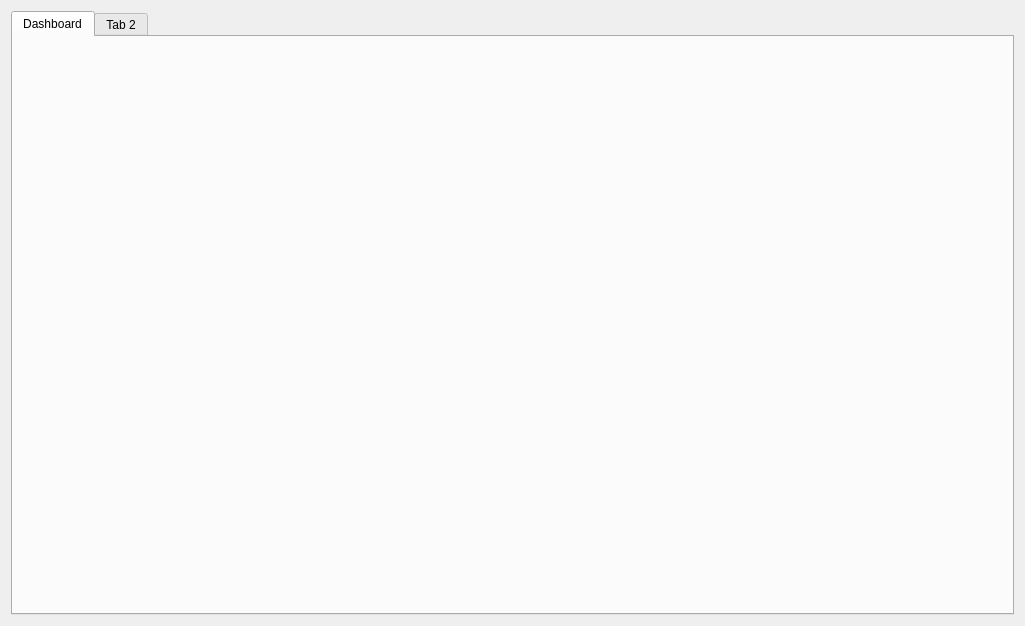
<?xml version="1.0" encoding="UTF-8"?>
<ui version="4.0">
 <class>mainApp</class>
 <widget class="QDialog" name="mainApp">
  <property name="geometry">
   <rect>
    <x>0</x>
    <y>0</y>
    <width>1025</width>
    <height>626</height>
   </rect>
  </property>
  <property name="sizePolicy">
   <sizepolicy hsizetype="Fixed" vsizetype="Fixed">
    <horstretch>0</horstretch>
    <verstretch>0</verstretch>
   </sizepolicy>
  </property>
  <property name="minimumSize">
   <size>
    <width>1025</width>
    <height>626</height>
   </size>
  </property>
  <property name="windowTitle">
   <string>IORA Chat Live</string>
  </property>
  <layout class="QVBoxLayout" name="verticalLayout">
   <item>
    <widget class="QTabWidget" name="tabWidget_main">
     <property name="layoutDirection">
      <enum>Qt::LeftToRight</enum>
     </property>
     <property name="tabShape">
      <enum>QTabWidget::Rounded</enum>
     </property>
     <property name="currentIndex">
      <number>0</number>
     </property>
     <widget class="QWidget" name="tab_dash">
      <attribute name="title">
       <string>Dashboard</string>
      </attribute>
      <attribute name="toolTip">
       <string>Here you can see the notifications.</string>
      </attribute>
     </widget>
     <widget class="QWidget" name="tab_2">
      <attribute name="title">
       <string>Tab 2</string>
      </attribute>
     </widget>
    </widget>
   </item>
  </layout>
 </widget>
 <resources/>
 <connections/>
</ui>
